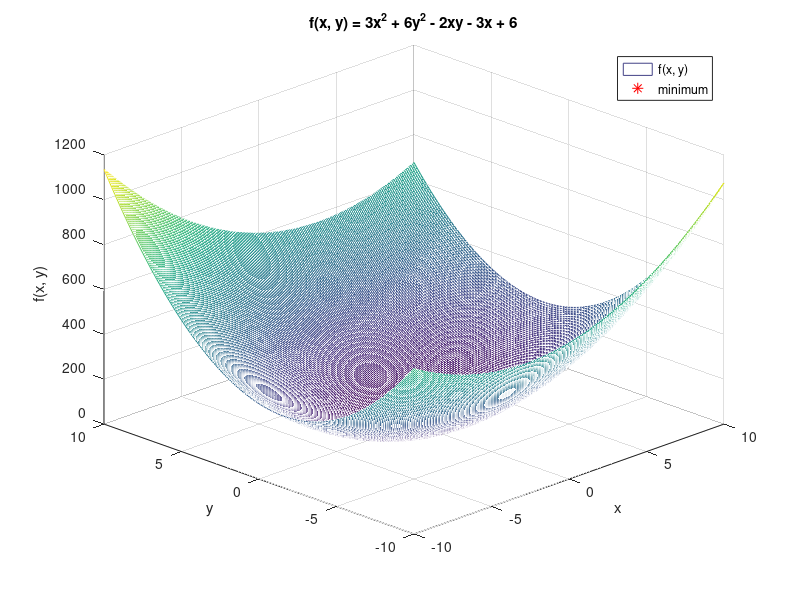
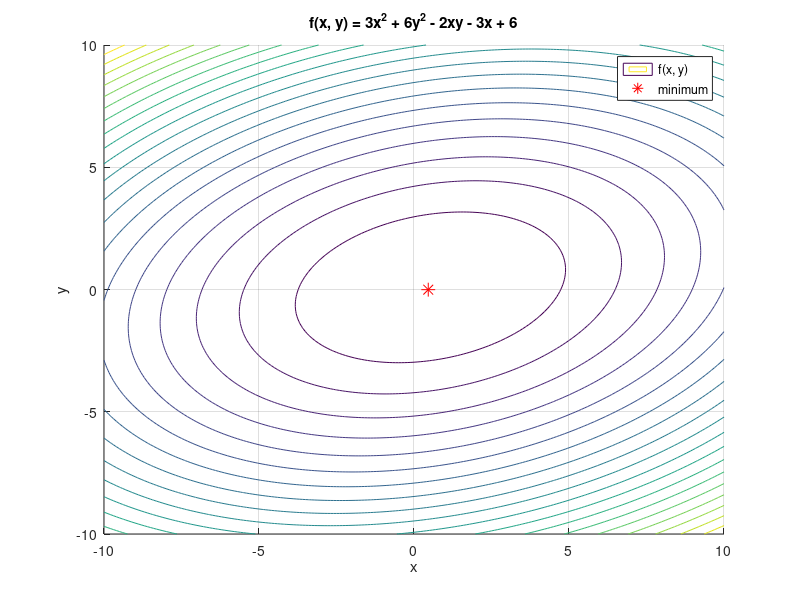

The MATLAB source for these figures, in order: (Note: this script raises an error after producing the figures.)
% Author: Kovács Bálint-Hunor (Informatika III.) 2023
clear all %#ok<*CLALL>
close all
clc

% options
o = optimset();
o = optimset(o, 'MaxIter', 10);
o = optimset(o, 'Tolx', 1e-5, 'TolFun', 1e-7);
o = optimset(o, 'Display', 'iter');

f = @(x) 3*x(1)^2 + 6*x(2)^2 - 2*x(1)*x(2) - 3*x(1) + 6;

x0 = [2, -5];

% a.)
% minimum search with fminsearch
xmin = fminsearch(f, x0, o);

% display results in command window and plot
fprintf('Minimum of f(x) = %f at x = (%f, %f)\n', f(xmin), xmin(1), xmin(2));

% plot with meshgrid in one windows and contour in another window
allocation = -10:0.1:10;
[X, Y] = meshgrid(allocation, allocation);
Z = 3*X.^2 + 6*Y.^2 - 2*X.*Y - 3*X + 6;

figure(1);
hold on;
grid on;

mesh(X, Y, Z);
plot3(xmin(1), xmin(2), f(xmin), 'r*', 'MarkerSize', 10);

xlabel('x');
ylabel('y');
zlabel('f(x, y)');
title('f(x, y) = 3x^2 + 6y^2 - 2xy - 3x + 6');
legend('f(x, y)', 'minimum');
hold off;
view(-45, 30);

figure(2);
hold on;
grid on;

contour(X, Y, Z, 20);
plot(xmin(1), xmin(2), 'r*', 'MarkerSize', 10);

legend('f(x, y)', 'minimum');
xlabel('x');
ylabel('y');
title('f(x, y) = 3x^2 + 6y^2 - 2xy - 3x + 6');
hold off;

% b.)
% minimum search with fmincon
A = [-1, 0; 0, 1];
B = [0; 0];
Aeq = [];
Beq = [];
LB = [];
UB = [];
nonlcon = @(x) NonLcon_01(x);

xmin2 = fmincon(f, x0, A, B, Aeq, Beq, LB, UB, nonlcon, o);

% display results in command window and plot
fprintf('Minimum of f(x) = %f at x = (%f, %f)\n', f(xmin2), xmin2(1), xmin2(2));

% plot with meshgrid in one windows and contour in another window
allocation = -10:0.1:10;
[X, Y] = meshgrid(allocation, allocation);
Z = 3*X.^2 + 6*Y.^2 - 2*X.*Y - 3*X + 6;

figure(3);
hold on;
grid on;

mesh(X, Y, Z);
plot3(xmin2(1), xmin2(2), f(xmin2), 'r*', 'MarkerSize', 10);

xlabel('x');
ylabel('y');
zlabel('f(x, y)');
title('f(x, y) = 3x^2 + 6y^2 - 2xy - 3x + 6');
legend('f(x, y)', 'minimum');
hold off;
view(-45, 30);

figure(4);
hold on;
grid on;

contour(X, Y, Z, 20);
plot(xmin2(1), xmin2(2), 'r*', 'MarkerSize', 10);

legend('f(x, y)', 'minimum');
xlabel('x');
ylabel('y');
title('f(x, y) = 3x^2 + 6y^2 - 2xy - 3x + 6');
hold off;
